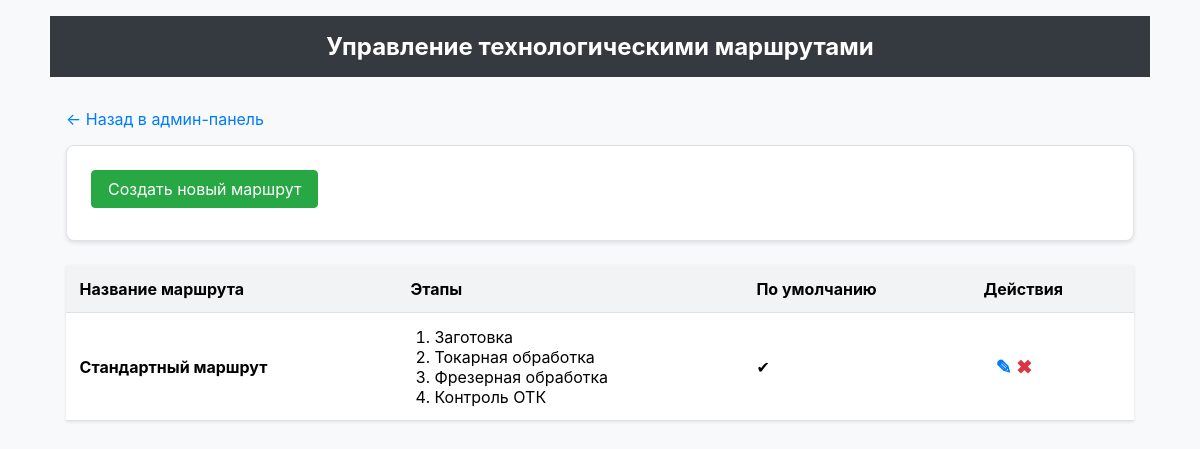
Page /admin/routes (signed in) on the committed database.
### app/models/models.py (models this page shows)
class RouteTemplate(db.Model):
    __tablename__ = 'RouteTemplates'
    id = db.Column(db.Integer, primary_key=True)
    name = db.Column(db.String(100), unique=True, nullable=False)
    is_default = db.Column(db.Boolean, default=False)
    stages = db.relationship('RouteStage', backref='template', lazy='dynamic', cascade="all, delete-orphan")

class RouteStage(db.Model):
    __tablename__ = 'RouteStages'
    id = db.Column(db.Integer, primary_key=True)
    template_id = db.Column(db.Integer, db.ForeignKey('RouteTemplates.id'), nullable=False)
    stage_id = db.Column(db.Integer, db.ForeignKey('Stages.id'), nullable=False)
    order = db.Column(db.Integer, nullable=False)
    stage = db.relationship('Stage')

class Stage(db.Model):
    __tablename__ = 'Stages'
    id = db.Column(db.Integer, primary_key=True)
    name = db.Column(db.String(100), unique=True, nullable=False)

### app/admin/routes.py (the view)
@admin.route('/routes')
@login_required
def list_routes():
    if not current_user.can_manage_routes:
        flash('У вас нет прав на управление маршрутами.', 'error')
        return redirect(url_for('admin.admin_page'))
    routes = RouteTemplate.query.order_by(RouteTemplate.name).all()
    return render_template('list_routes.html', routes=routes)

### app/templates/list_routes.html (shortened to what this page needs)
{% extends "base.html" %}
{% block content %}
<div class="header"><h1>Управление технологическими маршрутами</h1></div>
<div class="container">
    <p><a href="{{ url_for('admin.admin_page') }}">← Назад в админ-панель</a></p>
    <div class="card">
        <a href="{{ url_for('admin.add_route') }}" class="button confirm">Создать новый маршрут</a>
    </div>
    {% if routes %}
    <table>
        <thead>
            <tr>
                <th>Название маршрута</th>
                <th>Этапы</th>
                <th>По умолчанию</th>
                <th>Действия</th>
            </tr>
        </thead>
        <tbody>
            {% for route in routes %}
            <tr>
                <td><strong>{{ route.name }}</strong></td>
                <td>
                    <ol style="margin: 0; padding-left: 1.5em;">
                        {% for stage in route.stages.order_by('order') %}
                            <li>{{ stage.stage.name }}</li>
                        {% endfor %}
                    </ol>
                </td>
                <td>{% if route.is_default %}✔{% endif %}</td>
                <td>
                    <a href="{{ url_for('admin.edit_route', route_id=route.id) }}" class="edit-link" title="Редактировать">✎</a>
                    <form action="{{ url_for('admin.delete_route', route_id=route.id) }}" method="post" style="display: inline;" onsubmit="return confirm('Вы уверены, что хотите удалить этот маршрут?');">
                        <button type="submit" class="delete-link" title="Удалить" style="border:none; background:none; cursor:pointer;">✖</button>
                    </form>
                </td>
            </tr>
            {% endfor %}
        </tbody>
    </table>
    {% else %}
    <div class="card" style="text-align: center;">
        <p>Технологические маршруты еще не созданы.</p>
    </div>
    {% endif %}
</div>
{% endblock %}

### app/static/styles.css (style rules this page uses)
body { font-family: -apple-system, BlinkMacSystemFont, "Segoe UI", Roboto, "Helvetica Neue", Arial, sans-serif; margin: 0; background-color: #f8f9fa; }
.container { padding: 1rem; max-width: 1100px; margin: auto; }
.header { background-color: #343a40; color: white; padding: 1rem; text-align: center; }
.header h1 { margin: 0; font-size: 1.5rem; }
table { width: 100%; border-collapse: collapse; background: white; margin-top: 1rem; box-shadow: 0 1px 3px rgba(0,0,0,0.1); }
th, td { padding: .85rem; text-align: left; border-bottom: 1px solid #dee2e6; vertical-align: middle; }
th { background-color: #f1f3f5; }
a { color: #007bff; text-decoration: none; }
.button { display: inline-block; font-weight: 400; color: #fff; text-align: center; vertical-align: middle; cursor: pointer; background-color: #007bff; border: 1px solid #007bff; padding: 0.5rem 1rem; font-size: 1rem; border-radius: 0.25rem; transition: all 0.15s ease-in-out; margin: 0 0.5rem 0.5rem 0; }
.button.confirm { background-color: #28a745; border-color: #28a745; }
.card { background: white; padding: 1.5rem; border-radius: 8px; margin-bottom: 1.5rem; box-shadow: 0 2px 4px rgba(0,0,0,0.1); border: 1px solid #dee2e6; }
.delete-link, .edit-link { color: #dc3545; font-weight: bold; text-decoration: none; font-size: 1.2rem; background: none; border: none; cursor: pointer; padding: 0; }
.edit-link { color: #007bff; margin-left: 0.75rem; }

### rows in the picture
RouteTemplate: name "Стандартный маршрут"
RouteStage: stage.name "Заготовка"
RouteStage: stage.name "Токарная обработка"
RouteStage: stage.name "Фрезерная обработка"
RouteStage: stage.name "Контроль ОТК"
